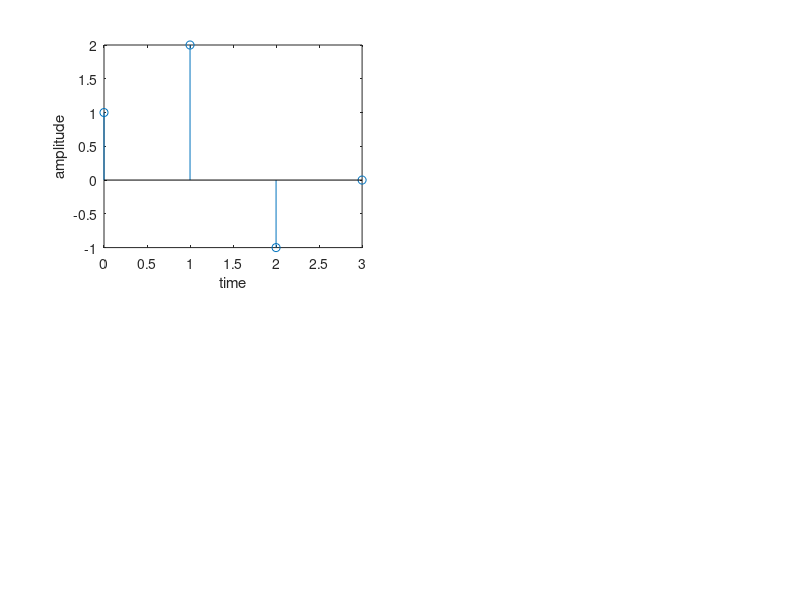

MATLAB code for this plot:
x=[1 2 -1 0];
h=[1 0 0 0];
x1=x';
y=h';

for i=1:3
    y=[y circshift(h',i)];
end 
     y2=y*x1
     n=0:3;
     subplot(2,2,1);
     stem(n,y2);
     xlabel('time');
     ylabel('amplitude');
     y
     y2

     